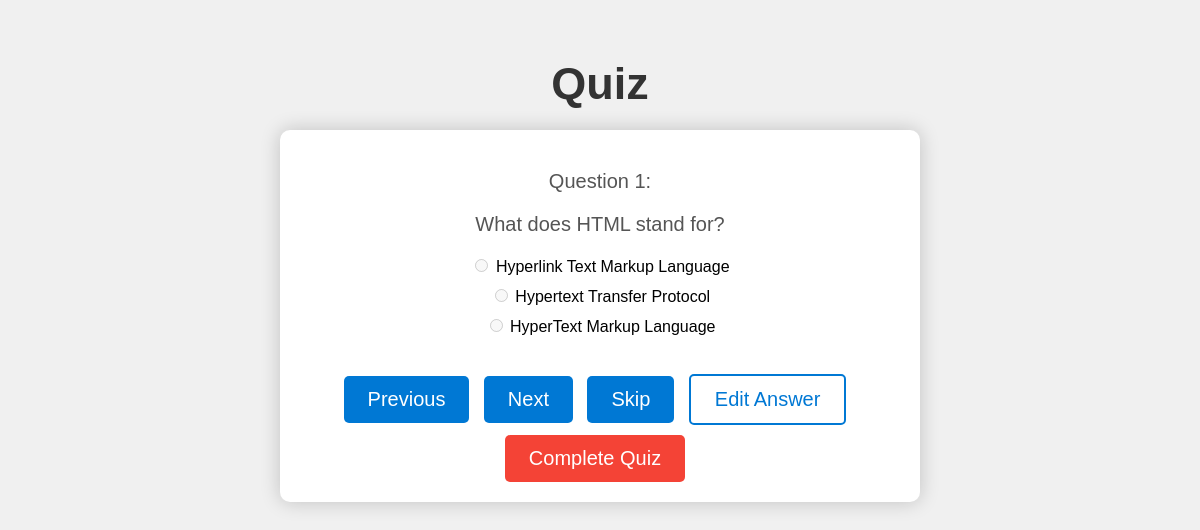
The page /quiz.php?technology=1 on the database its author committed.
### tables this page shows
CREATE TABLE `questions` (
  `id` int(11) NOT NULL,
  `technology_id` int(11) DEFAULT NULL,
  `question_text` text NOT NULL
);

CREATE TABLE `options` (
  `id` int(11) NOT NULL,
  `question_id` int(11) DEFAULT NULL,
  `option_text` text NOT NULL,
  `is_correct` tinyint(1) DEFAULT NULL
);

### quiz.php (the view, shortened to what this page needs)
<?php
include("dbcon.php");
$selectedTechnologyId = $_GET['technology'];
$sql = "SELECT id, question_text FROM questions WHERE technology_id = $selectedTechnologyId";
$result = mysqli_query($conn, $sql);
$questions = array();
while ($row = mysqli_fetch_assoc($result)) {
    $questions[] = $row;
}
?>
<!DOCTYPE html>
<html>
<head>
</head>
<body>
    <h1>Quiz</h1>
    <form action="quiz.php?technology=<?php echo $selectedTechnologyId; ?>" method="post">
        <?php
        if ($_SESSION['current_question'] < count($questions)) {
            $currentQuestion = $questions[$_SESSION['current_question']];
            ?>
            <p>Question
                <?php echo $_SESSION['current_question'] + 1; ?>:
            </p>
            <p>
                <?php echo $currentQuestion['question_text']; ?>
            </p>
            <?php
            $questionId = $currentQuestion['id'];
            $sql = "SELECT id, option_text FROM options WHERE question_id = $questionId";
            $result = mysqli_query($conn, $sql);
            while ($row = mysqli_fetch_assoc($result)) {
                $optionId = $row['id'];
                $optionText = $row['option_text'];
                $userAnswer = isset($_SESSION['user_answers'][$_SESSION['current_question']]) ? $_SESSION['user_answers'][$_SESSION['current_question']] : '';
                ?>
                <label>
                    <input type="radio" name="answer" value="<?php echo $optionId; ?>" <?php
                       if ($optionId == $userAnswer) {
                           echo 'checked';
                       }
                       echo 'disabled';
                       ?>>
                    <?php echo $optionText; ?>
                </label>
                <?php
            }
            ?>
            <br>
            <input type="submit" name="previous" value="Previous">
            <input type="submit" name="next" value="Next">
            <input type="submit" name="skip" value="Skip">
            <button class="edit-button" type="button">Edit Answer</button>
            <input type="submit" name="complete_quiz" value="Complete Quiz">
            <?php
        } else {
        }
        ?>
    </form>
</body>
</html>

### quiz.php (style rules this page uses)
body { background-color: #f0f0f0; font-family: Arial, sans-serif; text-align: center; padding: 20px; }
h1 { font-size: 45px; color: #333; margin-bottom: 20px; }
p { font-size: 20px; color: #555; margin-bottom: 20px; }
form { max-width: 600px; margin: 0 auto; padding: 20px; background-color: #fff; border-radius: 10px; box-shadow: 0px 0px 20px rgba(0, 0, 0, 0.2); }
label { display: block; margin: 10px; }
input[type="submit"], button { background-color: #0078d4; color: #fff; font-size: 20px; padding: 12px 24px; border: none; border-radius: 5px; cursor: pointer; margin-right: 10px; transition: background-color 0.3s ease; margin-top: 10px; }
button.edit-button { background-color: transparent; color: #0078d4; border: 2px solid #0078d4; }
input[name="complete_quiz"] { background-color: #f44336; }

### rows shown on the page
questions: question_text "What does HTML stand for?"
options: answer "☐ Hyperlink Text Markup Language", option_text "Hyperlink Text Markup Language"
options: answer "☐ Hypertext Transfer Protocol", option_text "Hypertext Transfer Protocol"
options: answer "☐ HyperText Markup Language", option_text "HyperText Markup Language"

### other values the page prints
$_SESSION['current_question'] + 1 "1"
